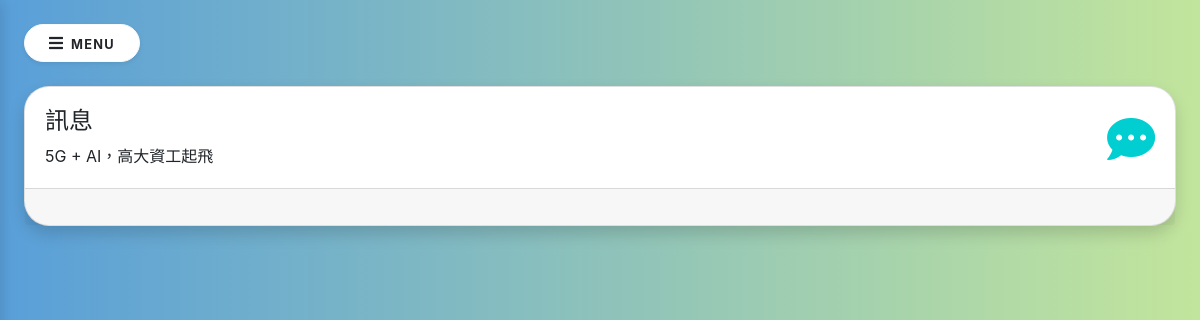
The page /notice (signed in) on the database as committed earlier.
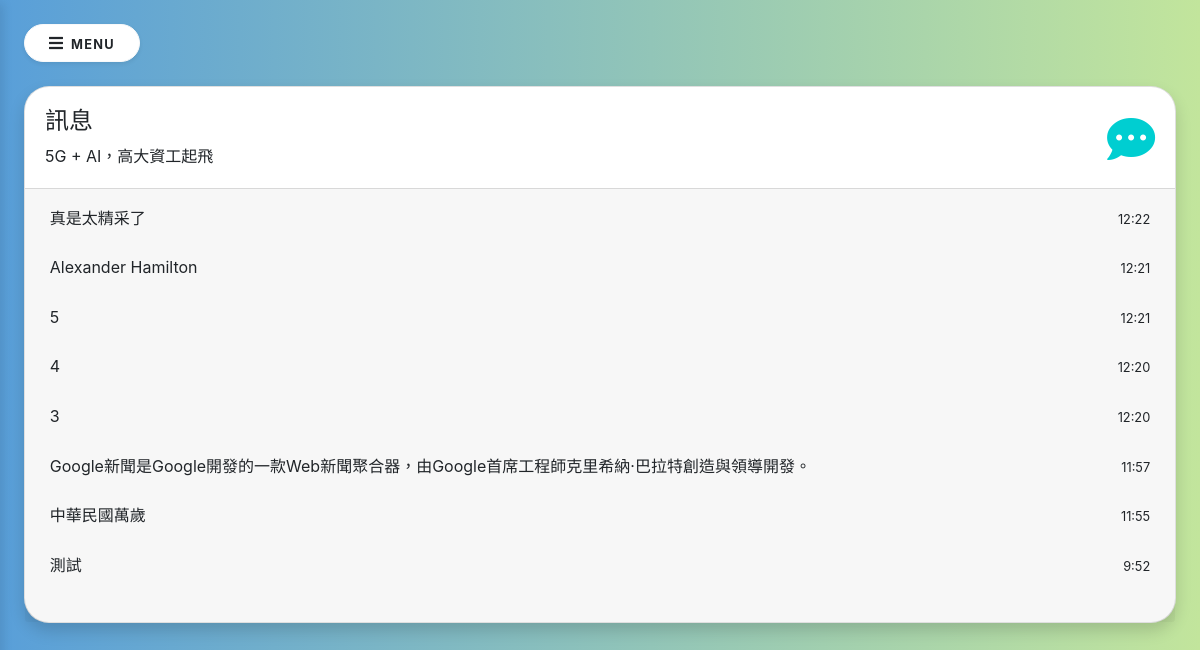
The same page on the database as committed later.
### main/models.py (models this page shows)
class Notice(db.Model):
    id = db.Column(db.Integer, primary_key=True)
    time = db.Column(db.DateTime, nullable=False, default=datetime.utcnow)
    text = db.Column(db.String(20), nullable=False, default='NULL')

### main/routes.py (the view)
@app.route('/notice')
def notice():
    messageList = Notice.query.order_by(Notice.time.desc()).all()
    if current_user.is_authenticated:
        return render_template('notice.html', title='通知', user=current_user, messageList=messageList)
    else:
        return redirect(url_for('login'))

### main/models.py (called while the page is built)
@login_manager.user_loader
def load_user(user_id):
    return User.query.get(int(user_id))

### main/templates/notice.html (shortened to what this page needs)
{% if user.team_id == 5 %}
{% extends 'staff_layout.html' %}
{% else %}
{% extends 'layout.html' %}
{% endif %}
{% block content %}
<div class="mb-4">
    <div class="card shadow" style="border-radius: 25px;">
        <div class="d-flex card-body justify-content-between">
            <div class="tile-header">
                <h4>訊息</h4>
                <span>5G + AI，高大資工起飛</span>
            </div>
            <i class="fas fa-comment-dots mt-2" style="font-size: 3rem; color:darkturquoise;"></i>
        </div>
        <div class="card-footer pb-2">
            <table class="table table-borderless table-sm">
                <tbody>
                    {% for message in messageList %}
                    <tr>
                        <td><p>{{ message.text }}</p></td>
                        <td><p class="text-right"><small class="text-align-bottom">{{ moment(message.time).format('H:mm') }}</small></p></td>
                    </tr>
                    {% endfor %}
                </tbody>
            </table>
        </div>
    </div>
</div>
{% endblock %}

### main/templates/layout.html (shortened to what this page needs)
<!DOCTYPE html>
<html lang="zh-tw">
    <head>
        <link rel="stylesheet" href="/static/css/style.css">
        <link rel="stylesheet" href="https://stackpath.bootstrapcdn.com/bootstrap/4.4.1/css/bootstrap.min.css">
        <link href="/static/css/all.css" rel="stylesheet">
    </head>
    <body>
        <div class="page-content p-4" style="z-index: 100;">
            <button id="sidebarShow" type="button" class="btn btn-light bg-white rounded-pill shadow-sm px-4 mb-4"><i class="fa fa-bars mr-2"></i><small class="text-uppercase font-weight-bold">Menu</small></button>
            {% block content %}
            {% endblock %}
        </div>
    </body>
</html>

### main/static/css/style.css (style rules this page uses)
.page-content { transition: all 0.4s; }
html { height: 100%; }
body { background: #599fd9; background: -webkit-linear-gradient(to right, #599fd9, #c2e59c); background: linear-gradient(to right, #599fd9, #c2e59c); height: 100vh; overflow-x: hidden; }
.text-uppercase { letter-spacing: 0.1em; }

### main/static/css/all.css (style rules this page uses)
.fa, .fas, .far, .fal, .fad, .fab { -moz-osx-font-smoothing: grayscale; -webkit-font-smoothing: antialiased; display: inline-block; font-style: normal; font-variant: normal; text-rendering: auto; line-height: 1; }
.fa-bars:before { content: "\f0c9"; }
.fa-comment-dots:before { content: "\f4ad"; }
.fa, .fas { font-family: 'Font Awesome 5 Free'; font-weight: 900; }

Rows that differ between the two databases and show on the page:
added Notice: text "真是太精采了", time "12:22"
added Notice: text "Alexander Hamilton", time "12:21"
added Notice: text "5", time "12:21"
added Notice: text "4", time "12:20"
added Notice: text "3", time "12:20"
added Notice: text "Google新聞是Google開發的一款Web新聞聚合器，由Google首席工程師克里希納·巴拉特創造與領導開發。", time "11:57"
added Notice: text "中華民國萬歲", time "11:55"
added Notice: text "測試", time "9:52"
